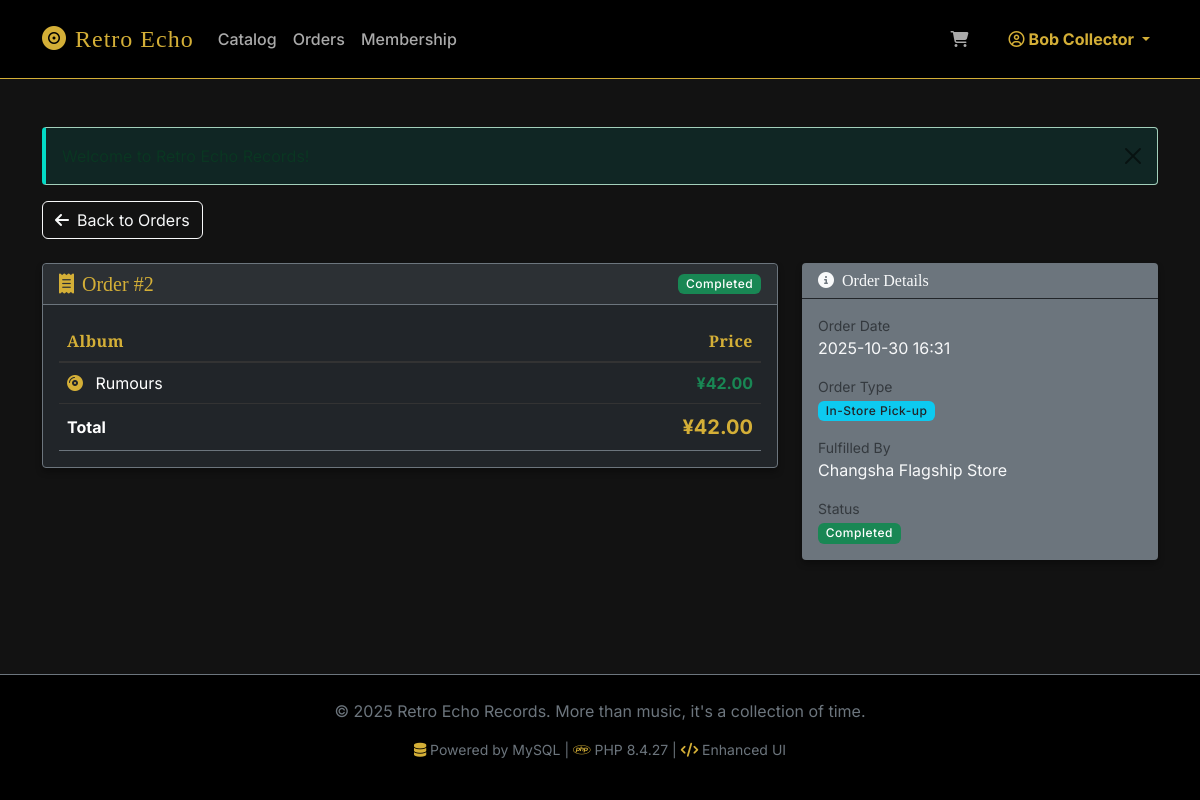
The page /customer/order_detail.php?id=2 (signed in) on the database its author committed.
### tables this page shows
CREATE TABLE CustomerOrder (
    OrderID INT AUTO_INCREMENT PRIMARY KEY,
    CustomerID INT,
    FulfilledByShopID INT NOT NULL,
    OrderDate DATETIME DEFAULT CURRENT_TIMESTAMP,
    TotalAmount DECIMAL(10,2),
    OrderStatus ENUM('Pending', 'Paid', 'Shipped', 'Completed', 'Cancelled') DEFAULT 'Pending',
    OrderType ENUM('InStore', 'Online') NOT NULL,
    FOREIGN KEY (CustomerID) REFERENCES Customer(CustomerID),
    FOREIGN KEY (FulfilledByShopID) REFERENCES Shop(ShopID)
);

CREATE TABLE Shop (
    ShopID INT AUTO_INCREMENT PRIMARY KEY,
    Name VARCHAR(100) NOT NULL,
    Address TEXT,
    Type ENUM('Retail', 'Warehouse') NOT NULL
);

### public/customer/order_detail.php (the view, shortened to what this page needs)
<?php
require_once __DIR__ . '/../../config/db_connect.php';
require_once __DIR__ . '/../../includes/header.php';
$customerId = $_SESSION['user_id'];
$orderId = isset($_GET['id']) ? (int)$_GET['id'] : 0;
$orderSql = "SELECT co.*, s.Name as ShopName
             FROM CustomerOrder co
             LEFT JOIN Shop s ON co.FulfilledByShopID = s.ShopID
             WHERE co.OrderID = ? AND co.CustomerID = ?";
$stmt = $pdo->prepare($orderSql);
$stmt->execute([$orderId, $customerId]);
$order = $stmt->fetch();
$detailSql = "SELECT * FROM vw_customer_order_history WHERE OrderID = ? AND CustomerID = ?";
$stmt = $pdo->prepare($detailSql);
$stmt->execute([$orderId, $customerId]);
$items = $stmt->fetchAll();
$statusClass = match($order['OrderStatus']) {
    'Paid' => 'bg-success',
    'Completed' => 'bg-success',
    'Shipped' => 'bg-info',
    'Pending' => 'bg-warning text-dark',
    'Cancelled' => 'bg-danger',
    default => 'bg-secondary'
};
?>
<div class="mb-4">
    <a href="orders.php" class="btn btn-outline-light">
        <i class="fa-solid fa-arrow-left me-2"></i>Back to Orders
    </a>
</div>
<div class="row">
    <div class="col-lg-8">
        <div class="card bg-dark border-secondary mb-4">
            <div class="card-header border-secondary d-flex justify-content-between align-items-center">
                <h5 class="mb-0 text-warning">
                    <i class="fa-solid fa-receipt me-2"></i>Order #<?= $order['OrderID'] ?>
                </h5>
                <span class="badge <?= $statusClass ?>"><?= h($order['OrderStatus']) ?></span>
            </div>
            <div class="card-body">
                <div class="table-responsive">
                    <table class="table table-dark table-hover mb-0">
                        <thead>
                            <tr>
                                <th>Album</th>
                                <th class="text-end">Price</th>
                            </tr>
                        </thead>
                        <tbody>
                            <?php foreach ($items as $item): ?>
                            <tr>
                                <td>
                                    <i class="fa-solid fa-compact-disc text-warning me-2"></i>
                                    <?= h($item['AlbumTitle']) ?>
                                </td>
                                <td class="text-end text-success fw-bold"><?= formatPrice($item['PriceAtSale']) ?></td>
                            </tr>
                            <?php endforeach; ?>
                        </tbody>
                        <tfoot class="border-top border-secondary">
                            <tr>
                                <th>Total</th>
                                <th class="text-end text-warning fs-5"><?= formatPrice($order['TotalAmount']) ?></th>
                            </tr>
                        </tfoot>
                    </table>
                </div>
            </div>
        </div>
    </div>
    <div class="col-lg-4">
        <div class="card bg-secondary border-0 mb-4">
            <div class="card-header bg-transparent border-bottom border-dark">
                <h6 class="mb-0 text-light"><i class="fa-solid fa-circle-info me-2"></i>Order Details</h6>
            </div>
            <div class="card-body">
                <ul class="list-unstyled mb-0">
                    <li class="mb-3">
                        <small class="text-muted d-block">Order Date</small>
                        <span class="text-light"><?= formatDate($order['OrderDate']) ?></span>
                    </li>
                    <li class="mb-3">
                        <small class="text-muted d-block">Order Type</small>
                        <?php if($order['OrderType'] == 'InStore'): ?>
                            <span class="badge bg-info text-dark">In-Store Pick-up</span>
                        <?php else: ?>
                            <span class="badge bg-primary">Online Delivery</span>
                        <?php endif; ?>
                    </li>
                    <li class="mb-3">
                        <small class="text-muted d-block">Fulfilled By</small>
                        <span class="text-light"><?= h($order['ShopName'] ?? 'Warehouse') ?></span>
                    </li>
                    <li>
                        <small class="text-muted d-block">Status</small>
                        <span class="badge <?= $statusClass ?>"><?= h($order['OrderStatus']) ?></span>
                    </li>
                </ul>
            </div>
        </div>
    </div>
</div>
<?php require_once __DIR__ . '/../../includes/footer.php'; ?>

### public/assets/css/style.css (style rules this page uses)
:root { --bs-body-bg: #121212; --bs-body-color: #e0e0e0; --primary-gold: #d4af37; --primary-gold-hover: #b59020; --secondary-dark: #1e1e1e; --accent-red: #cf6679; --accent-green: #03dac6; --border-color: #333; }
body { font-family: 'Inter', sans-serif; background-color: var(--bs-body-bg); color: var(--bs-body-color); }
h1, h2, h3, h4, h5, h6, .navbar-brand { font-family: 'Playfair Display', serif; color: #fff; }
.card { background-color: var(--secondary-dark); border: 1px solid var(--border-color); border-radius: 4px; box-shadow: 0 4px 6px rgba(0,0,0,0.3); transition: transform 0.2s, box-shadow 0.2s; }
.card-header { background-color: rgba(255, 255, 255, 0.05); border-bottom: 1px solid var(--border-color); font-weight: 600; }
.table { color: #ccc; border-color: var(--border-color); }
.table thead th { color: var(--primary-gold); border-bottom-width: 2px; font-family: 'Playfair Display', serif; letter-spacing: 0.5px; }
.text-warning { color: var(--primary-gold) !important; }
.badge { font-weight: 500; letter-spacing: 0.5px; }

### public/assets/css/enhancements.css (style rules this page uses)
.btn { position: relative; overflow: hidden; transition: all 0.3s ease; }
.btn::before { content: ''; position: absolute; top: 50%; left: 50%; width: 0; height: 0; border-radius: 50%; background: rgba(255, 255, 255, 0.3); transform: translate(-50%, -50%); transition: width 0.6s, height 0.6s; }
.fade-in { animation: fadeIn 0.5s ease-in; }

### rows shown on the page
customerorder: OrderID "2", OrderStatus "Completed", TotalAmount "¥42.00", OrderDate "2025-10-30 16:31", FulfilledByShopID.Name "Changsha Flagship Store"

### other values the page prints
$_SESSION['username'] "Bob Collector"
$item['AlbumTitle'] "Rumours"
formatPrice($item['PriceAtSale']) "¥42.00"
phpversion() "8.4.27"
